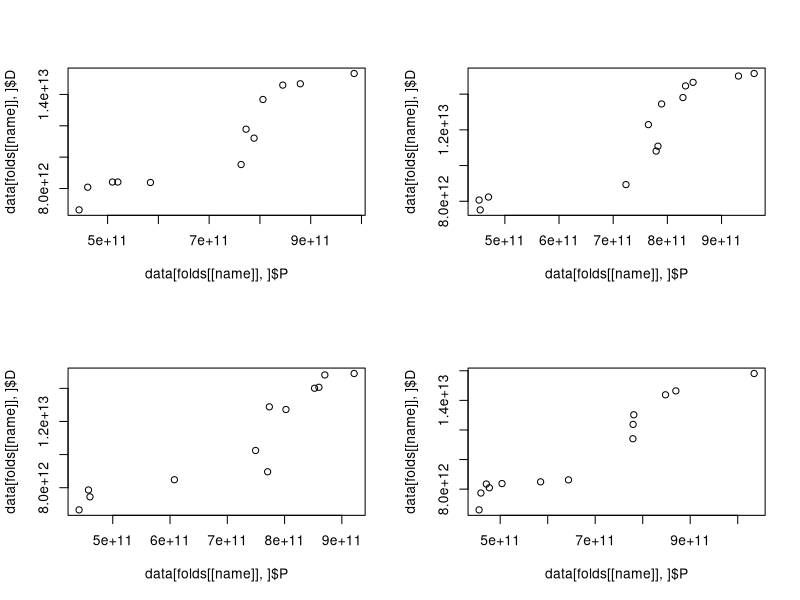
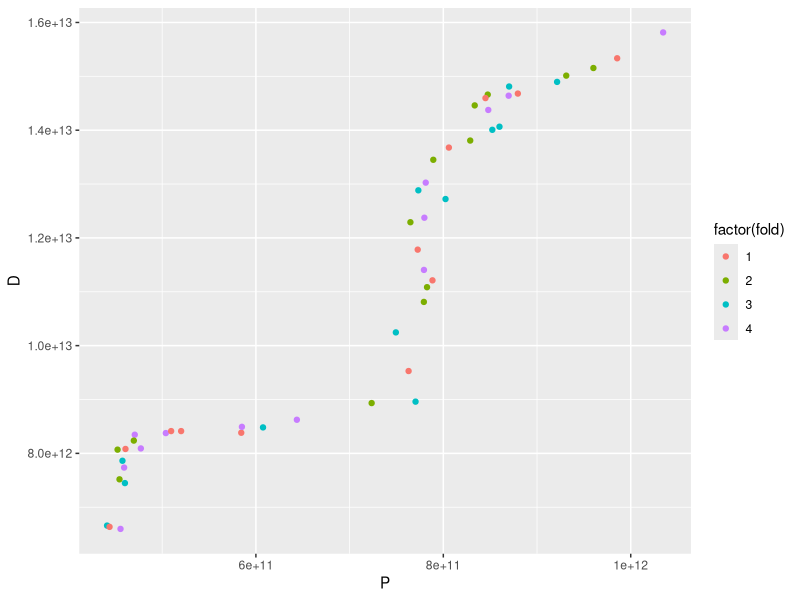

Reproduce these figures in R, in order.
library(caret)
library(readxl)
library(ggplot2)

data <- read_excel('WB.xls')

#createDataPartition(y, times = 1, p = 0.5, list = TRUE, groups = min(5, length(y)))
#createFolds(y, k = 10, list = TRUE, returnTrain = FALSE)
#createTimeSlices(y, initialWindow, horizon = 1, fixedWindow = TRUE, skip = 0)
#groupKFold(group, k = length(unique(group)))

folds <- createFolds(1:nrow(data), k=4)

folds
#$Fold1
#[1]  3  5  6 16 20 21 28 31 32 40 42 48
#$Fold2
#[1]  1  2  8 14 17 22 26 35 37 39 41 50
#$Fold3
#[1] 10 11 12 13 18 19 23 27 34 36 44 45 49
#$Fold4
#[1]  4  7  9 15 24 25 29 30 33 38 43 46 47

par(mfrow=c(2,2))
for (name in names(folds)) {
  plot(data[folds[[name]],]$P, data[folds[[name]],]$D)
}
par(mfrow=c(1,1))

# A better method with ggplot2

data$fold <- apply(
  sapply(1:nrow(data), 
         function(x) sapply(folds, function(f) x %in% f)), 
  2, function(x) which(x))

ggplot(data, aes(P, D, color=factor(fold))) + geom_point()
